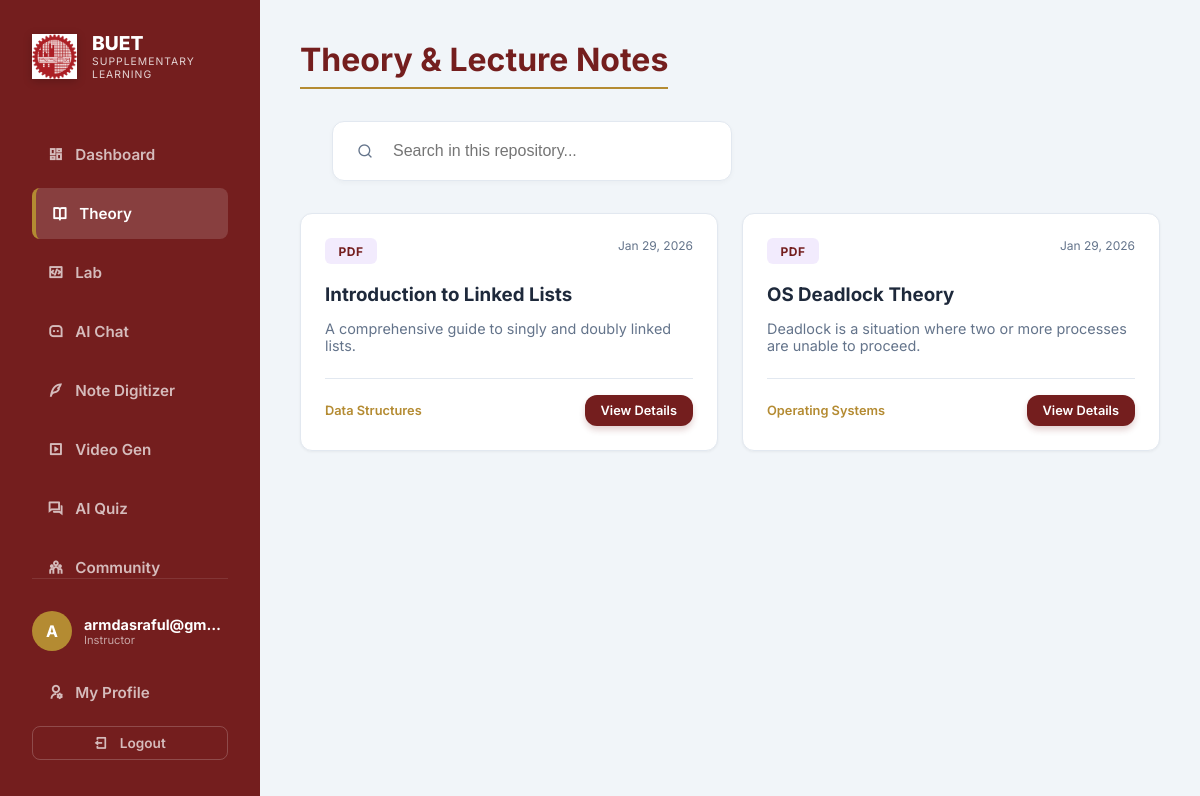
Screenshot of /library/theory/ (signed in) with the database file from the repository.
### users/models.py (models this page shows, shortened)
class User(AbstractUser):
    ROLE_CHOICES = (
        ('STUDENT', 'Student'),
        ('INSTRUCTOR', 'Instructor'),
        ('TA', 'Teaching Assistant'),
    )
    role = models.CharField(max_length=20, choices=ROLE_CHOICES, default='STUDENT')
    google_id = models.CharField(max_length=100, blank=True, null=True)
    profile_picture = models.URLField(blank=True, null=True)
    bio = models.TextField(max_length=500, blank=True)
    department = models.CharField(max_length=100, blank=True, default='CSE')

### courses/models.py (models this page shows, shortened)
class CourseMaterial(models.Model):
    CATEGORY_CHOICES = [
        ('THEORY', 'Theory'),
        ('LAB', 'Lab'),
    ]
    FILE_TYPE_CHOICES = [
        ('SLIDE', 'Lecture Slide'),
        ('PDF', 'PDF Document'),
        ('CODE', 'Code File'),
        ('NOTE', 'Note/Reference'),
        ('OTHER', 'Other'),
    ]
    title = models.CharField(max_length=255)
    description = models.TextField(blank=True)
    category = models.CharField(max_length=10, choices=CATEGORY_CHOICES, default='THEORY')
    file_type = models.CharField(max_length=10, choices=FILE_TYPE_CHOICES, default='OTHER')
    file = models.FileField(upload_to='course_materials/', blank=True, null=True)
    text_content = models.TextField(blank=True, help_text="For notes or code snippets if no file is uploaded")
    topic = models.ForeignKey(Topic, on_delete=models.SET_NULL, null=True, blank=True, related_name='materials')
    week = models.PositiveIntegerField(null=True, blank=True)
    tags = models.CharField(max_length=255, blank=True, help_text="Comma-separated tags")
    created_at = models.DateTimeField(auto_now_add=True)
    updated_at = models.DateTimeField(auto_now=True)

class Topic(models.Model):
    name = models.CharField(max_length=200)
    description = models.TextField(blank=True)

### courses/views.py (the view)
# urls.py: path('library/<str:category>/', LibraryView.as_view(), name='library'),
class LibraryView(LoginRequiredMixin, TemplateView):
    template_name = "courses/library.html"
    def get_context_data(self, **kwargs):
        category = self.kwargs.get('category', 'theory')
        context = super().get_context_data(**kwargs)
        if category == 'lab':
            materials = CourseMaterial.objects.filter(file_type='CODE')
            context['title'] = "Lab Repository (Code)"
        else:
            materials = CourseMaterial.objects.exclude(file_type='CODE')
            context['title'] = "Theory & Lecture Notes"
        context['materials'] = materials
        context['category'] = category
        return context

### templates/courses/library.html (shortened to what this page needs)
{% extends 'base.html' %}
{% block content %}
<div class="header">
    <div class="page-title">{{ title }}</div>
    <div class="search-container" style="flex: 1; max-width: 400px; margin-left: 2rem;">
        <i class="ri-search-line" style="position: absolute; margin: 12px; color: var(--text-muted);"></i>
        <input type="text" id="library-search" class="search-input" placeholder="Search in this repository..."
            style="padding-left: 3rem; width: 100%;">
    </div>
</div>
<div class="grid" style="grid-template-columns: repeat(auto-fill, minmax(300px, 1fr)); gap: 1.5rem;"
    id="materials-grid">
    {% for item in materials %}
    <div class="card material-card" data-title="{{ item.title|lower }}" data-desc="{{ item.description|lower }}"
        onclick="window.location.href='/material-detail/{{ item.pk }}/'" style="cursor: pointer;">
        <div style="display: flex; justify-content: space-between; align-items: flex-start; margin-bottom: 1rem;">
            <div class="badge" style="background: rgba(124, 58, 237, 0.1); color: var(--primary);">
                {{ item.file_type }}
            </div>
            <span style="font-size: 0.75rem; color: var(--text-muted);">{{ item.created_at|date:"M d, Y" }}</span>
        </div>
        <h3 style="margin-bottom: 0.5rem; color: var(--text-main);">{{ item.title }}</h3>
        <p
            style="font-size: 0.9rem; color: var(--text-muted); margin-bottom: 1.5rem; display: -webkit-box; -webkit-line-clamp: 3; -webkit-box-orient: vertical; overflow: hidden;">
            {{ item.description }}
        </p>
        <div
            style="display: flex; justify-content: space-between; align-items: center; padding-top: 1rem; border-top: 1px solid var(--border-color);">
            <span style="font-size: 0.8rem; font-weight: 600; color: var(--secondary);">{{ item.topic.name }}</span>
            <a href="/material-detail/{{ item.pk }}/" class="btn-primary"
                style="padding: 0.5rem 1rem; font-size: 0.8rem; text-decoration: none;"
                onclick="event.stopPropagation();">View Details</a>
        </div>
    </div>
    {% endfor %}
</div>
{% endblock %}

### templates/base.html (shortened to what this page needs)
{% load static %}
<!DOCTYPE html>
<html lang="en">
<head>
    <link href="https://cdn.jsdelivr.net/npm/remixicon@2.5.0/fonts/remixicon.css" rel="stylesheet">
    <link rel="stylesheet" href="{% static 'css/styles.css' %}">
</head>
<body>
    <div class="sidebar" id="sidebar">
        <div class="brand">
            <img src="{% static 'images/logo.png' %}" alt="BUET Logo"
                style="width: 45px; height: 45px; object-fit: contain;">
            <div style="display: flex; flex-direction: column;">
                <span style="font-size: 1.2rem; line-height: 1.2;">BUET</span>
                <span style="font-size: 0.65rem; font-weight: 400; opacity: 0.8; letter-spacing: 1px;">SUPPLEMENTARY
                    LEARNING</span>
            </div>
        </div>
        <nav style="flex: 1; overflow-y: auto;">
            <a href="/" class="nav-link {% if request.path == '/' %}active{% endif %}">
                <i class="ri-dashboard-line"></i> Dashboard
            </a>
            <a href="/library/theory/" class="nav-link {% if 'library/theory' in request.path %}active{% endif %}">
                <i class="ri-book-open-line"></i> Theory
            </a>
            <a href="/library/lab/" class="nav-link {% if 'library/lab' in request.path %}active{% endif %}">
                <i class="ri-code-box-line"></i> Lab
            </a>
            <a href="/chat-ui/" class="nav-link {% if '/chat-ui' in request.path %}active{% endif %}">
                <i class="ri-message-3-line"></i> AI Chat
            </a>
            <a href="/digitizer-ui/" class="nav-link {% if '/digitizer-ui' in request.path %}active{% endif %}">
                <i class="ri-quill-pen-line"></i> Note Digitizer
            </a>
            <a href="/video-generator-ui/"
                class="nav-link {% if '/video-generator-ui' in request.path %}active{% endif %}">
                <i class="ri-video-line"></i> Video Gen
            </a>
            <a href="/quiz-ui/" class="nav-link {% if '/quiz-ui' in request.path %}active{% endif %}">
                <i class="ri-question-answer-line"></i> AI Quiz
            </a>
            <a href="/community/feed/" class="nav-link {% if '/community' in request.path %}active{% endif %}">
                <i class="ri-team-line"></i> Community
            </a>
        </nav>
        <div style="margin-top: auto; padding-top: 2rem; border-top: 1px solid rgba(255,255,255,0.1);">
            {% if user.is_authenticated %}
            <div style="display: flex; align-items: center; gap: 12px; margin-bottom: 1rem;">
                <div
                    style="min-width: 40px; width: 40px; height: 40px; border-radius: 50%; background: var(--secondary); display: flex; align-items: center; justify-content: center; font-weight: 700;">
                    {{ user.username|first|upper }}
                </div>
                <div style="overflow: hidden;">
                    <div
                        style="font-size: 0.9rem; font-weight: 700; white-space: nowrap; overflow: hidden; text-overflow: ellipsis;">
                        {{ user.username }}</div>
                    <div style="font-size: 0.7rem; color: rgba(255,255,255,0.6);">
                        {{ user.get_role_display|default:"Student" }}</div>
                </div>
            </div>
            <a href="{% url 'profile' %}" class="nav-link {% if '/profile' in request.path %}active{% endif %}"
                style="margin-bottom: 0.5rem;">
                <i class="ri-user-settings-line"></i> My Profile
            </a>
            <a href="{% url 'account_logout' %}" class="nav-link"
                style="padding: 0.5rem; font-size: 0.85rem; border: 1px solid rgba(255,255,255,0.2); justify-content: center; margin-top: 0.5rem;">
                <i class="ri-logout-box-line"></i> Logout
            </a>
            {% else %}
            <a href="{% url 'account_login' %}" class="btn-primary"
                style="display: block; text-align: center; text-decoration: none; background: var(--secondary);">
                <i class="ri-login-box-line"></i> Login / Register
            </a>
            {% endif %}
        </div>
    </div>
    <div class="main-content">
        {% block content %}{% endblock %}
    </div>
</body>
</html>

### static/css/styles.css (style rules this page uses)
:root { --primary: #741e1e; --secondary: #b48b32; --accent: #e53935; --bg-dark: #f1f5f9; --bg-card: #ffffff; --text-main: #1e293b; --text-muted: #64748b; --sidebar-bg: #741e1e; --sidebar-text: #ffffff; --glass: rgba(255, 255, 255, 0.9); --border-color: #e2e8f0; }
* { box-sizing: border-box; }
body { font-family: 'Inter', sans-serif; background: var(--bg-dark); color: var(--text-main); margin: 0; display: flex; height: 100vh; overflow: hidden; }
.sidebar { width: 260px; background: var(--sidebar-bg); color: var(--sidebar-text); padding: 2rem; display: flex; flex-direction: column; box-shadow: 4px 0 10px rgba(0, 0, 0, 0.1); transition: all 0.3s ease; }
.brand { font-size: 1.5rem; font-weight: 800; color: white; margin-bottom: 3rem; display: flex; align-items: center; gap: 15px; }
.brand img { width: 50px; height: auto; filter: drop-shadow(0 2px 4px rgba(0, 0, 0, 0.2)); }
.nav-link { color: rgba(255, 255, 255, 0.7); text-decoration: none; padding: 1rem; border-radius: 8px; transition: all 0.3s; display: flex; align-items: center; gap: 12px; margin-bottom: 0.5rem; font-weight: 600; font-size: 0.95rem; }
.nav-link:hover, .nav-link.active { background: rgba(255, 255, 255, 0.15); color: #fff; border-left: 4px solid var(--secondary); }
.main-content { flex: 1; padding: 2.5rem; overflow-y: auto; position: relative; background: var(--bg-dark); }
.page-title { font-size: 2rem; margin-bottom: 2rem; font-weight: 700; color: var(--primary); border-bottom: 2px solid var(--secondary); display: inline-block; padding-bottom: 0.5rem; }
.card { background: var(--bg-card); border: 1px solid var(--border-color); border-radius: 12px; padding: 1.5rem; transition: transform 0.2s, box-shadow 0.2s; box-shadow: 0 1px 3px rgba(0, 0, 0, 0.05); }
.badge { padding: 0.35rem 0.85rem; border-radius: 6px; font-size: 0.75rem; font-weight: 700; text-transform: uppercase; letter-spacing: 0.5px; }
.search-container { display: flex; margin-bottom: 2rem; gap: 1rem; background: white; padding: 0.75rem; border-radius: 12px; border: 1px solid var(--border-color); box-shadow: 0 2px 5px rgba(0, 0, 0, 0.03); align-items: center; }
.search-input { flex: 1; background: transparent; border: none; color: var(--text-main); padding: 0.5rem; font-size: 1rem; }
.grid { display: grid; grid-template-columns: repeat(auto-fill, minmax(300px, 1fr)); gap: 2rem; }
.btn-primary { background: var(--primary); color: white; border: none; padding: 1rem 2rem; border-radius: 12px; cursor: pointer; font-weight: 600; transition: all 0.2s; font-size: 1rem; box-shadow: 0 4px 6px rgba(116, 30, 30, 0.2); }

### templates/courses/library.html (style rules this page uses)
.material-card { transition: transform 0.3s, box-shadow 0.3s; cursor: pointer; }

### rows the page displays
User: username|first "A", username "armdasraful@gm…", role "Instructor"
CourseMaterial: file_type "PDF", created_at "Jan 29, 2026", title "Introduction to Linked Lists", description "A comprehensive guide to singly and doubly linked lists.", topic.name "Data Structures"
CourseMaterial: file_type "PDF", created_at "Jan 29, 2026", title "OS Deadlock Theory", description "Deadlock is a situation where two or more processes are unable to proceed.", topic.name "Operating Systems"

### other values shown
{{ title }} "Theory & Lecture Notes"
